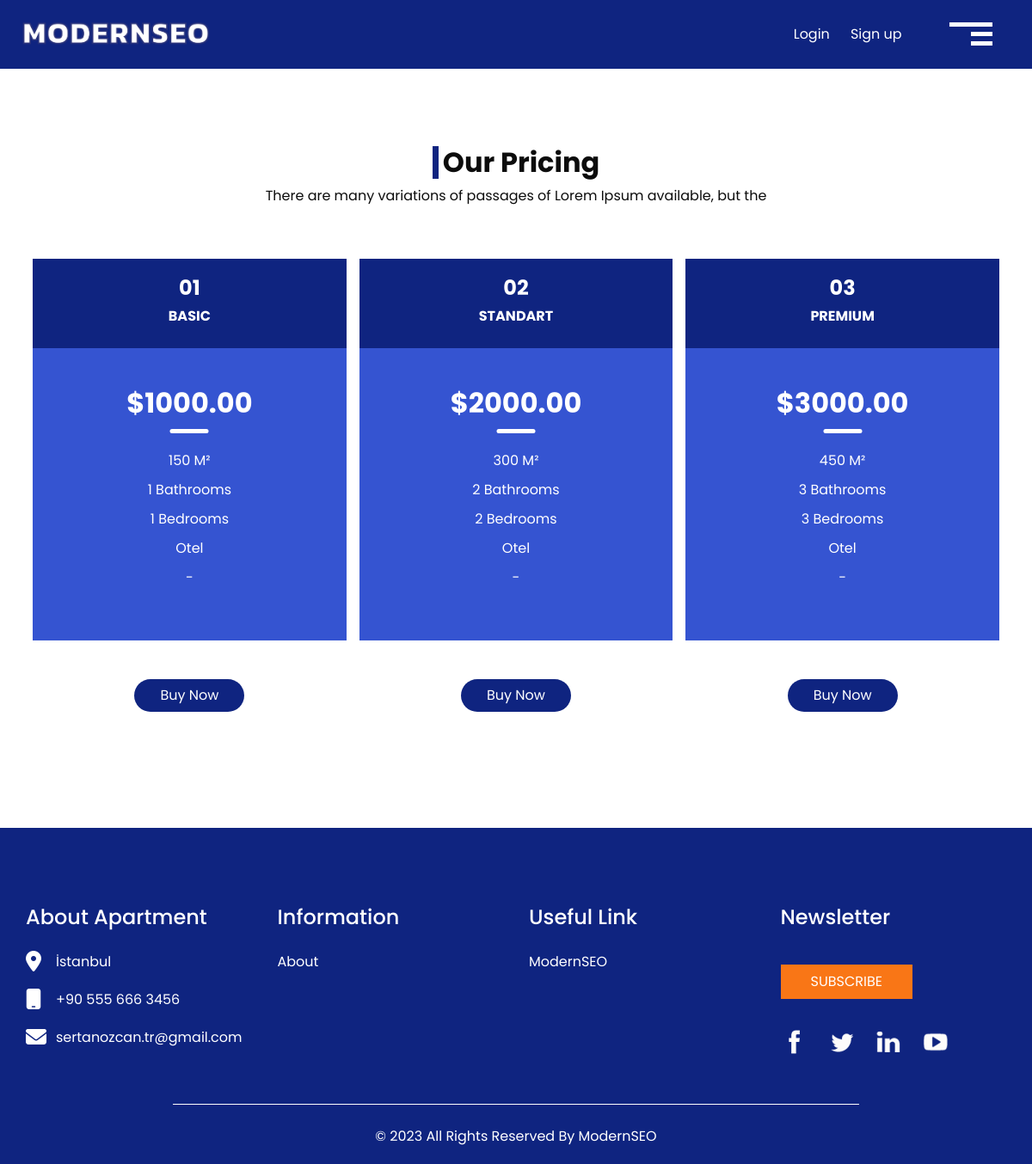
The page /price/ on the database its author committed.
### appSale/models.py (models this page shows, shortened)
class Price(models.Model):
   Price_ID = models.IntegerField(primary_key = True)
   Price_Number = models.CharField(max_length=20)
   Price_Special = models.CharField(max_length=20)
   Price_Money= models.CharField(max_length=50)
   Price_Line1= models.CharField(max_length=50)
   Price_Line2= models.CharField(max_length=50)
   Price_Line3= models.CharField(max_length=50)
   Price_Line4= models.CharField(max_length=50)
   Price_Line5= models.CharField(max_length=50)
   Price_Line6= models.CharField(max_length=50)
   Price_URL = models.CharField(max_length = 200)

### appSale/views.py (the view)
# urls.py: path('price/',appSaleViews.price, name='price'),
def price(request):
  price=Price.objects.all()
  return render(request, 'price.html',{'price':price})

### appSale/templates/price.html (shortened to what this page needs)
{% extends "index.html" %}
{%load static%}
{% block content %}
<body class="sub_page">
  {% include 'layouts/_header.html' %}
  <section class="price_section layout_padding">
    <div class="container">
      <div class="heading_container">
        <h2>
          Our Pricing
        </h2>
        <p>
          There are many variations of passages of Lorem Ipsum available, but the
        </p>
      </div>
            <div class="price_container">
        {% for pr in price %}
        <div class="box">
          <div class="detail-box">
            <div class="heading-box">
              <h4>
                {{ pr.Price_Number }}
              </h4>
              <h6>
                {{ pr.Price_Special }}
              </h6>
            </div>
            <div class="text-box">
              <h2>
                {{ pr.Price_Money }}
              </h2>
              <ul>
                <li>
                  {{ pr.Price_Line1 }}
                </li>
                <li>
                  {{ pr.Price_Line2 }}
                </li>
                <li>
                  {{ pr.Price_Line3 }}
                </li>
                <li>
                  {{ pr.Price_Line4 }}
                </li>
                <li>
                  {{ pr.Price_Line5 }}
                </li>
              </ul>
            </div>
          </div>
          <div class="btn-box">
            <a href="{{ pr.Price_URL }}" type="submit" >
              {{ pr.Price_Line6 }}
            </a>
          </div>
        </div>
        {% endfor %}
      </div>
    </div>
  </section>
  {%include 'layouts/_footer.html' %}
</body>
</body>
{%endblock%}

### appSale/templates/index.html (shortened to what this page needs)
{%load static%}
{% load humanize %}
<!DOCTYPE html>
<html>
<head>
  <link href="https://cdn.jsdelivr.net/npm/bootstrap@5.2.2/dist/css/bootstrap.min.css" rel="stylesheet" />
  <link rel="stylesheet" type="text/css" href="{% static 'css/bootstrap.css'%}" />
  <link rel="stylesheet" type="text/css" href="{% static 'css/credit.css'%}" />
  <link href="{% static 'css/style.css'%}" rel="stylesheet" />
  <link href="{% static 'css/responsive.css'%}" rel="stylesheet" />
  <link rel="stylesheet" href="https://cdnjs.cloudflare.com/ajax/libs/font-awesome/6.2.0/css/all.css">
</head>
{% block content %}{% endblock %}
</body>
</html>

### appSale/templates/layouts/_header.html (shortened to what this page needs)
{%load static%}
<head>
</head>
<div class="hero_area">
  <header class="header_section">
    <div class="container-fluid">
      <nav class="navbar navbar-expand-lg custom_nav-container">
        <a class="navbar-brand " href="{% url 'index' %}">
          <img src="{% static 'images/home_logo.png'%}" alt="" />
        </a>
        <div class="navbar-collapse" id="">
          <ul class="navbar-nav justify-content-between ">
            <div class="User_option" >
              {% if user.is_authenticated %} {% if user.is_staff %}
          {% endif %}
            <li class="">
              {% if 'login' in request.path %}  {% else %}  {% endif %}
              <a  class="mr-4 HoverColor" href="{% url 'profile' user.id %}">
                Profile
              </a>
            </li>
            <li class="">
              {% if 'login' in request.path %}  {% else %}  {% endif %}
              <a  class="mr-4 HoverColor" href="{% url 'dashboard' %}">
                Dashboard
              </a>
            </li>
            <li class="">
              {% if 'register' in request.path %}  {% else %}   {% endif %}
              <a   class="HoverColor" href="javascript:{document.getElementById('logout').submit()}">
                Logout
                <form action="{% url 'logout' %}" method="POST" id="logout">
                  {% csrf_token %}
                  <input type="hidden">
                </form>
              </a>
            </li>
          {% else %}
               <li class="">
                <a  class="mr-4 HoverColor" href="{% url 'login' %}">
                  Login
                </a>
              </li>
              <li class="">
               <a   class="HoverColor" href="{% url 'register' %}">
                 Sign up
               </a>
             </li>
          {% endif %}
            </div>
          </ul>
          <div class="custom_menu-btn">
            <button onclick="openNav()">
              <span class="s-1">
              </span>
              <span class="s-2">
              </span>
              <span class="s-3">
              </span>
            </button>
          </div>
        </div>
      </nav>
    </div>
  </header>
</div>

### appSale/templates/layouts/_footer.html
{%load static%}
  <section class="info_section ">
    <div class="container">
      <div class="row">
        <div class="col-md-3">
          <div class="info_contact">
            <h5>
              About Apartment
            </h5>
            <div>
              <div class="img-box">
                <i class="fa-solid fa-location-dot fa-xl" style="width: 50px;"></i>
              </div>
              <p>
                İstanbul
              </p>
            </div>
            <div>
              <div class="img-box">
                <i class="fa-solid fa-mobile fa-xl" style="width: 50px;"></i>
              </div>
              <p>
                +90 555 666 3456
              </p>
            </div>
            <div>
              <div class="img-box">
                <i class="fa-solid fa-envelope fa-xl" style="width: 50px;"></i>
              </div>
              <p>
                sertanozcan.tr@gmail.com
              </p>
            </div>
          </div>
        </div>
        <div class="col-md-3">
          <div class="info_info">
            <h5>
              Information
            </h5>
            <p>
              <a href="{% url 'about' %}" style="color:white;">
                About
              </a>
            </p>
          </div>
        </div>
        <div class="col-md-3">
          <div class="info_links">
            <h5>
              Useful Link
            </h5>
            <ul>
              <li>
                <a href="www.modernseo.com">
                  ModernSEO
                </a>
            </ul>
          </div>
        </div>
        <div class="col-md-3">
          <div class="info_form ">
            <h5>
              Newsletter
            </h5>
            <form action="{% url 'subscribe'  %}">
              <button>Subscribe</button>
            </form>
            <div class="social_box">
              <a href="https://facebook.com/">
                <img src="{% static 'images/fb.png' %}" alt="">
              </a>
              <a href="https://twitter.com/">
                <img src="{% static 'images/twitter.png' %}" alt="">
              </a>
              <a href="https://www.linkedin.com/">
                <img src="{% static 'images/linkedin.png' %}" alt="">
              </a>
              <a href="https://www.youtube.com/">
                <img src="{% static 'images/youtube.png' %}" alt="">
              </a>
            </div>
          </div>
        </div>
      </div>
    </div>
  </section>
  <section class="container-fluid footer_section ">
    <div class="container">
      <p>
        &copy; <span id="displayYear"></span> All Rights Reserved By
        <a href="https://html.design/">ModernSEO</a>
      </p>
    </div>
  </section>

### appSale/static/css/responsive.css (style rules this page uses)
@media (min-width: 1200px) { .container { max-width: 1170px; } }

### appSale/templates/layouts/_header.html (style rules this page uses)
.navbar-brand img { width: 220px; margin-top:5px; }

### rows shown on the page
Price: Price_Number "01", Price_Special "BASIC", Price_Money "$1000.00", Price_Line1 "150 M²", Price_Line2 "1 Bathrooms", Price_Line3 "1 Bedrooms", Price_Line4 "Otel", Price_Line5 "-", Price_Line6 "Buy Now"
Price: Price_Number "02", Price_Special "STANDART", Price_Money "$2000.00", Price_Line1 "300 M²", Price_Line2 "2 Bathrooms", Price_Line3 "2 Bedrooms", Price_Line4 "Otel", Price_Line5 "-", Price_Line6 "Buy Now"
Price: Price_Number "03", Price_Special "PREMIUM", Price_Money "$3000.00", Price_Line1 "450 M²", Price_Line2 "3 Bathrooms", Price_Line3 "3 Bedrooms", Price_Line4 "Otel", Price_Line5 "-", Price_Line6 "Buy Now"
